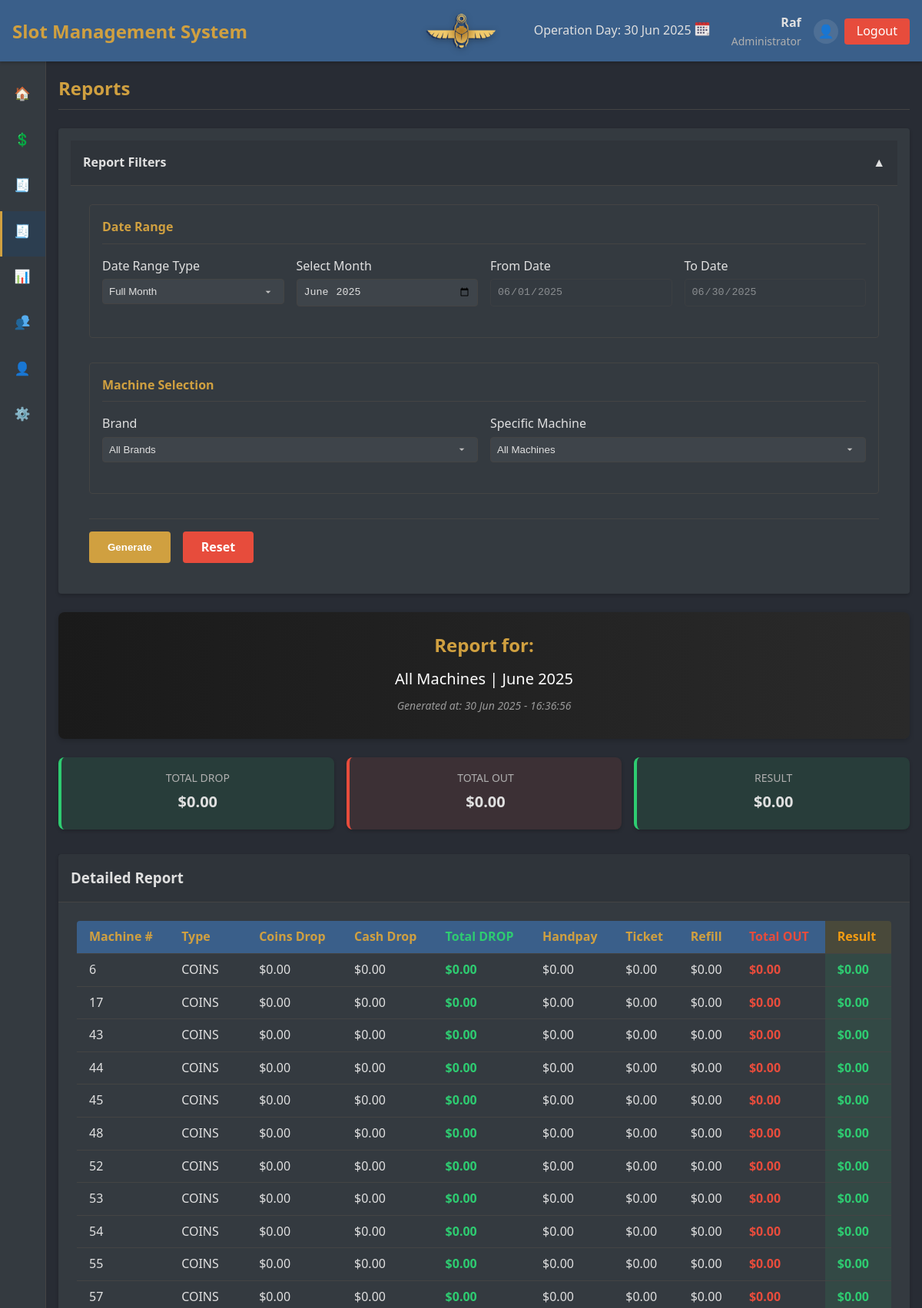
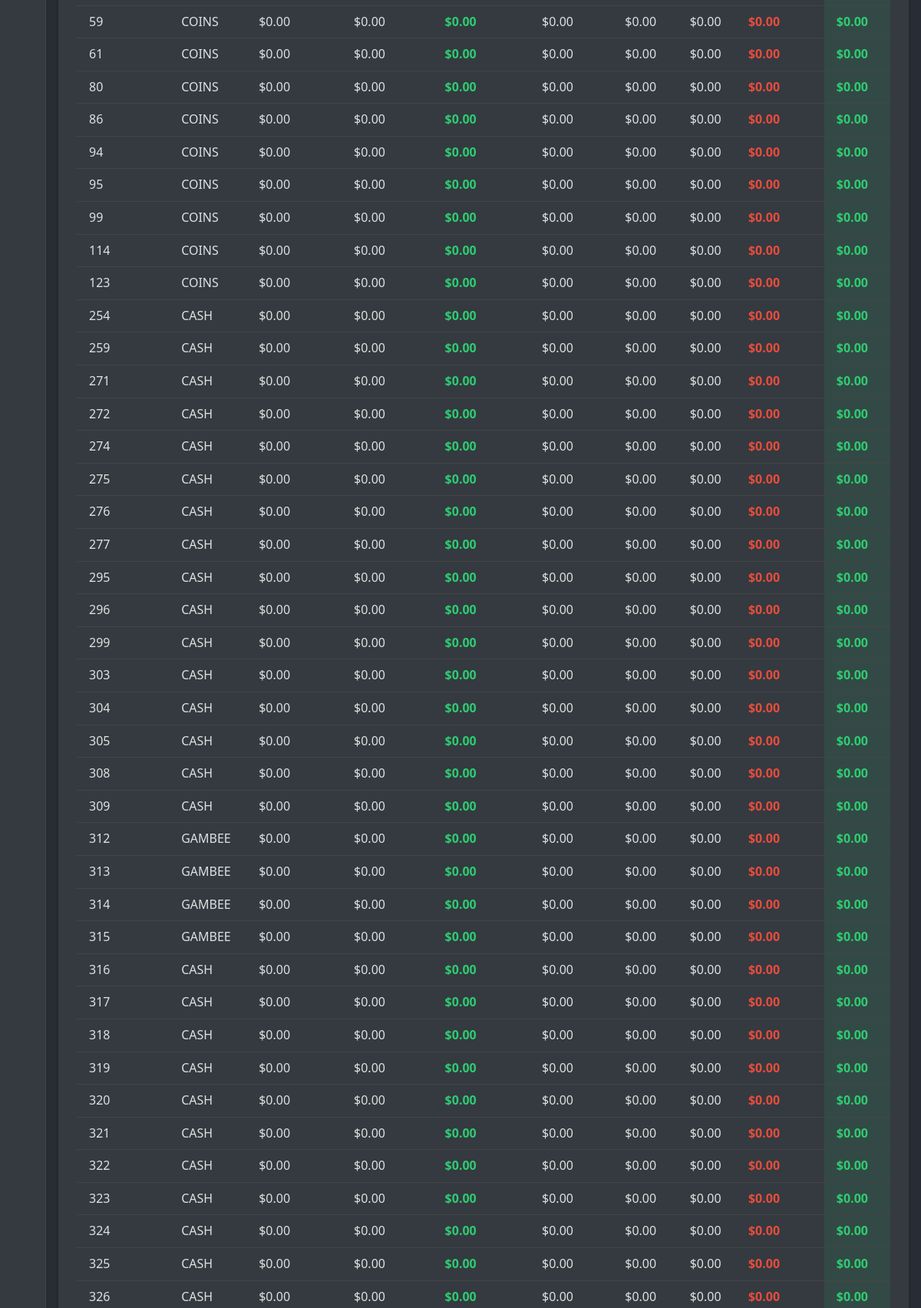
Page /index.php?page=reports (signed in, upper part) on the committed database (2 pictures, top to bottom).
### tables this page shows
CREATE TABLE `machines` (
  `id` int NOT NULL AUTO_INCREMENT,
  `machine_number` varchar(50) NOT NULL,
  `brand_id` int DEFAULT NULL,
  `model` varchar(100) NOT NULL,
  `game` varchar(100) DEFAULT NULL,
  `type_id` int DEFAULT NULL,
  `credit_value` decimal(10,2) NOT NULL,
  `manufacturing_year` int DEFAULT NULL,
  `ip_address` varchar(15) DEFAULT NULL,
  `mac_address` varchar(17) DEFAULT NULL,
  `serial_number` varchar(100) DEFAULT NULL,
  `status` enum('Active','Inactive','Maintenance','Reserved') NOT NULL DEFAULT 'Active',
  `ticket_printer` enum('yes','N/A') DEFAULT NULL,
  `system_comp` enum('offline','online') DEFAULT NULL,
  `created_at` timestamp NULL DEFAULT CURRENT_TIMESTAMP,
  `updated_at` timestamp NULL DEFAULT CURRENT_TIMESTAMP ON UPDATE CURRENT_TIMESTAMP,
  PRIMARY KEY (`id`),
  UNIQUE KEY `machine_number` (`machine_number`),
  UNIQUE KEY `serial_number` (`serial_number`),
  KEY `brand_id` (`brand_id`),
  KEY `type_id` (`type_id`),
  KEY `idx_machines_game` (`game`)
);

CREATE TABLE `machine_types` (
  `id` int NOT NULL AUTO_INCREMENT,
  `name` varchar(50) NOT NULL,
  `description` text,
  `created_at` timestamp NULL DEFAULT CURRENT_TIMESTAMP,
  `updated_at` timestamp NULL DEFAULT CURRENT_TIMESTAMP ON UPDATE CURRENT_TIMESTAMP,
  PRIMARY KEY (`id`),
  UNIQUE KEY `name` (`name`)
);

### includes/functions.php (called while the page is built, shortened)
<?php
function cairo_time($format = 'd M Y – H:i') {
    $tz = new DateTimeZone('Africa/Cairo');
    $dt = new DateTime('now', $tz);
    $dt->modify('+1 hour');
    return $dt->format($format);
}
function format_currency($amount) {
    return '$' . number_format((float)$amount, 2);
}
?>

### pages/reports.php (the view, shortened to what this page needs)
<?php
$machine_id = $_GET['machine_id'] ?? 'all';
$brand_id = $_GET['brand_id'] ?? 'all';
$date_range_type = $_GET['date_range_type'] ?? 'month';
$date_from = $_GET['date_from'] ?? date('Y-m-01');
$date_to = $_GET['date_to'] ?? date('Y-m-t');
$month = $_GET['month'] ?? date('Y-m');
if ($date_range_type === 'range') {
    $start_date = $date_from;
    $end_date = $date_to;
} else {
    list($year, $month_num) = explode('-', $month);
    $start_date = "$year-$month_num-01";
    $end_date = date("Y-m-t", strtotime($start_date));
}
$params = ["{$start_date} 00:00:00", "{$end_date} 23:59:59"];
$report_data = [];
$filtered_data = [];
$grand_total_out = 0;
$grand_total_drop = 0;
$grand_total_result = 0;
$machines = [];
$query = "
    SELECT
        m.id AS machine_id,
        m.machine_number,
        mt.name AS machine_type,
        tt.id AS transaction_type_id,
        tt.name AS transaction_type,
        tt.category,
        COALESCE(SUM(t.amount), 0) AS total_amount
    FROM
        machines m
    LEFT JOIN
        machine_types mt ON m.type_id = mt.id
    LEFT JOIN
        transactions t ON m.id = t.machine_id AND t.timestamp BETWEEN ? AND ?
    LEFT JOIN
        transaction_types tt ON t.transaction_type_id = tt.id
";
$query .= "
    GROUP BY
        m.id, tt.id
    ORDER BY
        m.machine_number
";
try {
    $stmt = $conn->prepare($query);
    $stmt->execute($params);
    $results = $stmt->fetchAll(PDO::FETCH_ASSOC);
    $query = "SELECT m.id, m.machine_number, b.name as brand_name, mt.name as type FROM machines m
              LEFT JOIN brands b ON m.brand_id = b.id
              LEFT JOIN machine_types mt ON m.type_id = mt.id";
    $params = [];
    $query .= " ORDER BY CAST(m.machine_number AS UNSIGNED)";
    $machines_stmt = $conn->prepare($query);
    $machines_stmt->execute($params);
    $machines = $machines_stmt->fetchAll(PDO::FETCH_ASSOC);
    foreach ($machines as $machine) {
        $report_data[$machine['id']] = [
            'machine_id' => $machine['id'],
            'machine_number' => $machine['machine_number'],
            'type' => $machine['type'] ?? 'N/A',
            'transactions' => [],
            'total_out' => 0,
            'total_drop' => 0,
            'result' => 0
        ];
    }
    if ($machine_id !== 'all') {
        $filtered_data = isset($report_data[$machine_id]) ? [$report_data[$machine_id]] : [];
    } else {
        $filtered_data = array_values($report_data);
    }
    $grand_total_out = array_sum(array_column($filtered_data, 'total_out'));
    $grand_total_drop = array_sum(array_column($filtered_data, 'total_drop'));
    $grand_total_result = $grand_total_drop - $grand_total_out;
} catch (PDOException $e) {
    echo "<div class='alert alert-danger'>Database error: " . htmlspecialchars($e->getMessage()) . "</div>";
    $filtered_data = [];
    $grand_total_out = 0;
    $grand_total_drop = 0;
    $grand_total_result = 0;
}
$has_filters = !empty($_GET['machine_id']) || !empty($_GET['brand_id']) || !empty($_GET['date_range_type']) || !empty($_GET['date_from']) || !empty($_GET['date_to']) || !empty($_GET['month']);
?>
<div class="reports-page fade-in">
    <div class="filters-container card mb-6">
        <div class="card-header" style="cursor: pointer;" onclick="toggleFilters()">
            <div style="display: flex; justify-content: space-between; align-items: center;">
                <h4 style="margin: 0;">Report Filters</h4>
                <span id="filter-toggle-icon" class="filter-toggle-icon">
                    <?php echo $has_filters ? '▼' : '▲'; ?>
                </span>
            </div>
        </div>
        <div class="card-body" id="filters-body" style="<?php echo $has_filters ? 'display: none;' : ''; ?>">
            <form id="report-filters" action="index.php" method="GET">
                <div class="form-section">
                    <h4>Date Range</h4>
                    <div class="row">
                        <div class="col">
                            <div class="form-group">
                                <label for="date_range_type">Date Range Type</label>
                                <select name="date_range_type" id="date_range_type" class="form-control">
                                    <option value="month" <?= $date_range_type === 'month' ? 'selected' : '' ?>>Full Month</option>
                                </select>
                            </div>
                        </div>
                        <div class="col">
                            <div class="form-group">
                                <label for="month">Select Month</label>
                                <input type="month" name="month" id="month" class="form-control"
                                       value="<?= $month ?>" <?= $date_range_type !== 'month' ? 'disabled' : '' ?>>
                            </div>
                        </div>
                        <div class="col">
                            <div class="form-group">
                                <label for="date_from">From Date</label>
                                <input type="date" name="date_from" id="date_from" class="form-control"
                                       value="<?= $date_from ?>" <?= $date_range_type !== 'range' ? 'disabled' : '' ?>>
                            </div>
                        </div>
                        <div class="col">
                            <div class="form-group">
                                <label for="date_to">To Date</label>
                                <input type="date" name="date_to" id="date_to" class="form-control"
                                       value="<?= $date_to ?>" <?= $date_range_type !== 'range' ? 'disabled' : '' ?>>
                            </div>
                        </div>
                    </div>
                </div>
                <div class="form-section">
                    <h4>Machine Selection</h4>
                    <div class="row">
                        <div class="col">
                            <div class="form-group">
                                <label for="brand_id">Brand</label>
                                <select name="brand_id" id="brand_id" class="form-control">
                                    <option value="all" <?= $brand_id === 'all' ? 'selected' : '' ?>>All Brands</option>
                                </select>
                            </div>
                        </div>
                        <div class="col">
                            <div class="form-group">
                                <label for="machine_id">Specific Machine</label>
                                <select name="machine_id" id="machine_id" class="form-control">
                                    <option value="all" <?= $machine_id === 'all' ? 'selected' : '' ?>>All Machines</option>
                                </select>
                            </div>
                        </div>
                    </div>
                </div>
                <div class="form-actions">
                    <button type="submit" class="btn btn-primary">Generate</button>
                    <a href="index.php?page=reports" class="btn btn-danger">Reset</a>
                </div>
            </form>
        </div>
    </div>
    <div class="report-header text-center py-4 px-6 rounded-lg bg-gradient-to-r from-gray-800 to-black shadow-md mb-6">
        <h3 class="text-xl font-bold text-secondary-color">Report for:</h3>
        <p class="date-range text-lg font-medium text-white mt-2 mb-1">
            <?php
            if ($machine_id !== 'all') {
                $selected_machine = null;
                foreach ($machines as $m) {
                    if ($m['id'] == $machine_id) {
                        $selected_machine = $m;
                        break;
                    }
                }
                echo "Machine #" . htmlspecialchars($selected_machine['machine_number'] ?? 'N/A');
                if ($selected_machine['brand_name']) {
                    echo " (" . htmlspecialchars($selected_machine['brand_name']) . ")";
                }
            } else {
                echo "All Machines";
            }
            ?>
            |
            <?php
            if ($date_range_type === 'range') {
                echo htmlspecialchars(date('d M Y', strtotime($date_from)) . ' – ' . date('d M Y', strtotime($date_to)));
            } else {
                echo htmlspecialchars(date('F Y', strtotime($month)));
            }
            ?>
        </p>
        <p class="generated-at text-sm italic text-gray-400">
            Generated at: <?php echo cairo_time('d M Y - H:i:s'); ?>
        </p>
    </div>
    <div class="stats-container grid grid-cols-1 sm:grid-cols-3 gap-4 mb-6">
        <div class="stat-card in p-4 rounded bg-opacity-10 bg-success-color text-center">
            <div class="stat-title uppercase text-sm text-muted">Total DROP</div>
            <div class="stat-value text-lg font-bold"><?php echo format_currency($grand_total_drop); ?></div>
        </div>
        <div class="stat-card out p-4 rounded bg-opacity-10 bg-danger-color text-center">
            <div class="stat-title uppercase text-sm text-muted">Total OUT</div>
            <div class="stat-value text-lg font-bold"><?php echo format_currency($grand_total_out); ?></div>
        </div>
        <div class="stat-card <?php echo $grand_total_result >= 0 ? 'in' : 'out'; ?> p-4 rounded text-center bg-opacity-10 <?php echo $grand_total_result >= 0 ? 'bg-success-color' : 'bg-danger-color'; ?>">
            <div class="stat-title uppercase text-sm text-muted">Result</div>
            <div class="stat-value text-lg font-bold"><?php echo format_currency($grand_total_result); ?></div>
        </div>
    </div>
    <div class="card overflow-hidden">
        <div class="card-header bg-gray-800 text-white px-6 py-3 border-b border-gray-700">
            <h3 class="text-lg font-semibold">Detailed Report</h3>
        </div>
        <div class="card-body p-6">
            <div class="table-container overflow-x-auto">
                <table class="min-w-full divide-y divide-gray-700 separated-columns>
                    <thead>
                        <tr class="bg-gray-800 text-white">
                            <th class="px-4 py-2 text-left">Machine #</th>
                            <th class="px-4 py-2 text-left">Type</th>
                            <th class="px-4 py-2 text-right">Coins Drop</th>
                            <th class="px-4 py-2 text-right">Cash Drop</th>
                            <th class="highlight-drop px-4 py-2 text-right">Total DROP</th>
                            <th class="px-4 py-2 text-right">Handpay</th>
                            <th class="px-4 py-2 text-right">Ticket</th>
                            <th class="px-4 py-2 text-right">Refill</th>
                            <th class="highlight-out px-4 py-2 text-right">Total OUT</th>
                            <th class="highlight-result px-4 py-2 text-right">Result</th>
                    <tbody class="divide-y divide-gray-700">
                        <?php if (empty($filtered_data)): ?>
                            <tr>
                                <td colspan="10" class="text-center px-4 py-6">No matching data found</td>
                            </tr>
                        <?php else: ?>
                            <?php foreach ($filtered_data as $data): ?>
                                <tr class="hover:bg-gray-800 transition duration-150">
                                    <td class="px-4 py-2"><?php echo htmlspecialchars($data['machine_number']); ?></td>
                                    <td class="px-4 py-2"><?php echo htmlspecialchars($data['type']); ?></td>
                                    <?php
                                    $handpay = $ticket = $refill = $coins_drop = $cash_drop = 0;
                                    ?>
                                    <td class="px-4 py-2 text-right"><?php echo format_currency($coins_drop); ?></td>
                                    <td class="px-4 py-2 text-right"><?php echo format_currency($cash_drop); ?></td>
                                    <td class="highlight-drop px-4 py-2 text-right"><strong><?php echo format_currency($data['total_drop']); ?></strong></td>
                                    <td class="px-4 py-2 text-right"><?php echo format_currency($handpay); ?></td>
                                    <td class="px-4 py-2 text-right"><?php echo format_currency($ticket); ?></td>
                                    <td class="px-4 py-2 text-right"><?php echo format_currency($refill); ?></td>
                                    <td class="highlight-out px-4 py-2 text-right"><strong><?php echo format_currency($data['total_out']); ?></strong></td>
                                    <td class="highlight-result px-4 py-2 text-right <?php echo $data['result'] >= 0 ? 'positive' : 'negative'; ?>">
                                        <strong><?php echo format_currency($data['result']); ?></strong>
                                    </td>
                                </tr>
                            <?php endforeach; ?>
                        <?php endif; ?>
                    </tbody>
                </table>
            </div>
        </div>
    </div>
</div>

### rows in the picture
machines: machine_number "254", machine_types.name "CASH", coins_drop "$0.00", cash_drop "$0.00", total_drop "$0.00", handpay "$0.00", ticket "$0.00", refill "$0.00", total_out "$0.00", result "$0.00"
machines: machine_number "259", machine_types.name "CASH", coins_drop "$0.00", cash_drop "$0.00", total_drop "$0.00", handpay "$0.00", ticket "$0.00", refill "$0.00", total_out "$0.00", result "$0.00"
machines: machine_number "271", machine_types.name "CASH", coins_drop "$0.00", cash_drop "$0.00", total_drop "$0.00", handpay "$0.00", ticket "$0.00", refill "$0.00", total_out "$0.00", result "$0.00"
machines: machine_number "272", machine_types.name "CASH", coins_drop "$0.00", cash_drop "$0.00", total_drop "$0.00", handpay "$0.00", ticket "$0.00", refill "$0.00", total_out "$0.00", result "$0.00"
machines: machine_number "274", machine_types.name "CASH", coins_drop "$0.00", cash_drop "$0.00", total_drop "$0.00", handpay "$0.00", ticket "$0.00", refill "$0.00", total_out "$0.00", result "$0.00"
machines: machine_number "275", machine_types.name "CASH", coins_drop "$0.00", cash_drop "$0.00", total_drop "$0.00", handpay "$0.00", ticket "$0.00", refill "$0.00", total_out "$0.00", result "$0.00"
machines: machine_number "276", machine_types.name "CASH", coins_drop "$0.00", cash_drop "$0.00", total_drop "$0.00", handpay "$0.00", ticket "$0.00", refill "$0.00", total_out "$0.00", result "$0.00"
machines: machine_number "277", machine_types.name "CASH", coins_drop "$0.00", cash_drop "$0.00", total_drop "$0.00", handpay "$0.00", ticket "$0.00", refill "$0.00", total_out "$0.00", result "$0.00"
machines: machine_number "295", machine_types.name "CASH", coins_drop "$0.00", cash_drop "$0.00", total_drop "$0.00", handpay "$0.00", ticket "$0.00", refill "$0.00", total_out "$0.00", result "$0.00"
machines: machine_number "296", machine_types.name "CASH", coins_drop "$0.00", cash_drop "$0.00", total_drop "$0.00", handpay "$0.00", ticket "$0.00", refill "$0.00", total_out "$0.00", result "$0.00"
machines: machine_number "299", machine_types.name "CASH", coins_drop "$0.00", cash_drop "$0.00", total_drop "$0.00", handpay "$0.00", ticket "$0.00", refill "$0.00", total_out "$0.00", result "$0.00"
machines: machine_number "303", machine_types.name "CASH", coins_drop "$0.00", cash_drop "$0.00", total_drop "$0.00", handpay "$0.00", ticket "$0.00", refill "$0.00", total_out "$0.00", result "$0.00"
machines: machine_number "304", machine_types.name "CASH", coins_drop "$0.00", cash_drop "$0.00", total_drop "$0.00", handpay "$0.00", ticket "$0.00", refill "$0.00", total_out "$0.00", result "$0.00"
machines: machine_number "305", machine_types.name "CASH", coins_drop "$0.00", cash_drop "$0.00", total_drop "$0.00", handpay "$0.00", ticket "$0.00", refill "$0.00", total_out "$0.00", result "$0.00"
machines: machine_number "308", machine_types.name "CASH", coins_drop "$0.00", cash_drop "$0.00", total_drop "$0.00", handpay "$0.00", ticket "$0.00", refill "$0.00", total_out "$0.00", result "$0.00"
machines: machine_number "309", machine_types.name "CASH", coins_drop "$0.00", cash_drop "$0.00", total_drop "$0.00", handpay "$0.00", ticket "$0.00", refill "$0.00", total_out "$0.00", result "$0.00"
machines: machine_number "316", machine_types.name "CASH", coins_drop "$0.00", cash_drop "$0.00", total_drop "$0.00", handpay "$0.00", ticket "$0.00", refill "$0.00", total_out "$0.00", result "$0.00"
machines: machine_number "317", machine_types.name "CASH", coins_drop "$0.00", cash_drop "$0.00", total_drop "$0.00", handpay "$0.00", ticket "$0.00", refill "$0.00", total_out "$0.00", result "$0.00"
machines: machine_number "318", machine_types.name "CASH", coins_drop "$0.00", cash_drop "$0.00", total_drop "$0.00", handpay "$0.00", ticket "$0.00", refill "$0.00", total_out "$0.00", result "$0.00"
machines: machine_number "319", machine_types.name "CASH", coins_drop "$0.00", cash_drop "$0.00", total_drop "$0.00", handpay "$0.00", ticket "$0.00", refill "$0.00", total_out "$0.00", result "$0.00"
machines: machine_number "320", machine_types.name "CASH", coins_drop "$0.00", cash_drop "$0.00", total_drop "$0.00", handpay "$0.00", ticket "$0.00", refill "$0.00", total_out "$0.00", result "$0.00"
machines: machine_number "321", machine_types.name "CASH", coins_drop "$0.00", cash_drop "$0.00", total_drop "$0.00", handpay "$0.00", ticket "$0.00", refill "$0.00", total_out "$0.00", result "$0.00"
machines: machine_number "322", machine_types.name "CASH", coins_drop "$0.00", cash_drop "$0.00", total_drop "$0.00", handpay "$0.00", ticket "$0.00", refill "$0.00", total_out "$0.00", result "$0.00"
machines: machine_number "323", machine_types.name "CASH", coins_drop "$0.00", cash_drop "$0.00", total_drop "$0.00", handpay "$0.00", ticket "$0.00", refill "$0.00", total_out "$0.00", result "$0.00"
machines: machine_number "324", machine_types.name "CASH", coins_drop "$0.00", cash_drop "$0.00", total_drop "$0.00", handpay "$0.00", ticket "$0.00", refill "$0.00", total_out "$0.00", result "$0.00"
machines: machine_number "325", machine_types.name "CASH", coins_drop "$0.00", cash_drop "$0.00", total_drop "$0.00", handpay "$0.00", ticket "$0.00", refill "$0.00", total_out "$0.00", result "$0.00"
machines: machine_number "326", machine_types.name "CASH", coins_drop "$0.00", cash_drop "$0.00", total_drop "$0.00", handpay "$0.00", ticket "$0.00", refill "$0.00", total_out "$0.00", result "$0.00"

### other values in the picture
$app_name "Slot Management System"
$_SESSION['username'] "Raf"
$user_roles[$_SESSION['user_role']] "Administrator"
cairo_time('d M Y - H:i:s') "30 Jun 2025 - 16:36:56"
format_currency($grand_total_drop) "$0.00"
format_currency($grand_total_out) "$0.00"
format_currency($grand_total_result) "$0.00"
$data['machine_number'] "6"
$data['type'] "COINS"
format_currency($coins_drop) "$0.00"
format_currency($cash_drop) "$0.00"
format_currency($data['total_drop']) "$0.00"
format_currency($handpay) "$0.00"
format_currency($ticket) "$0.00"
format_currency($refill) "$0.00"
